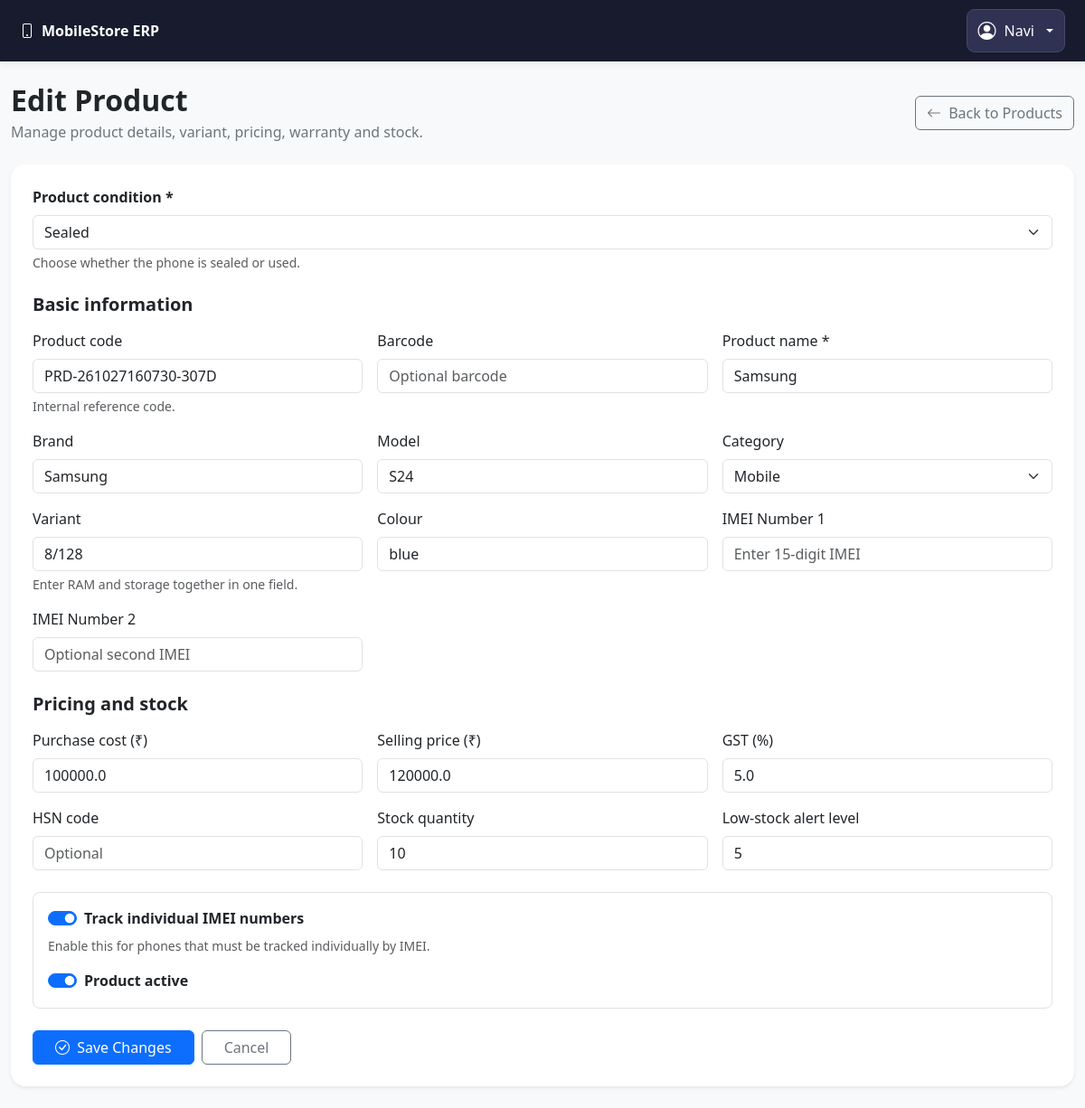
Before: /products/edit/5 (signed in) with the older database file.
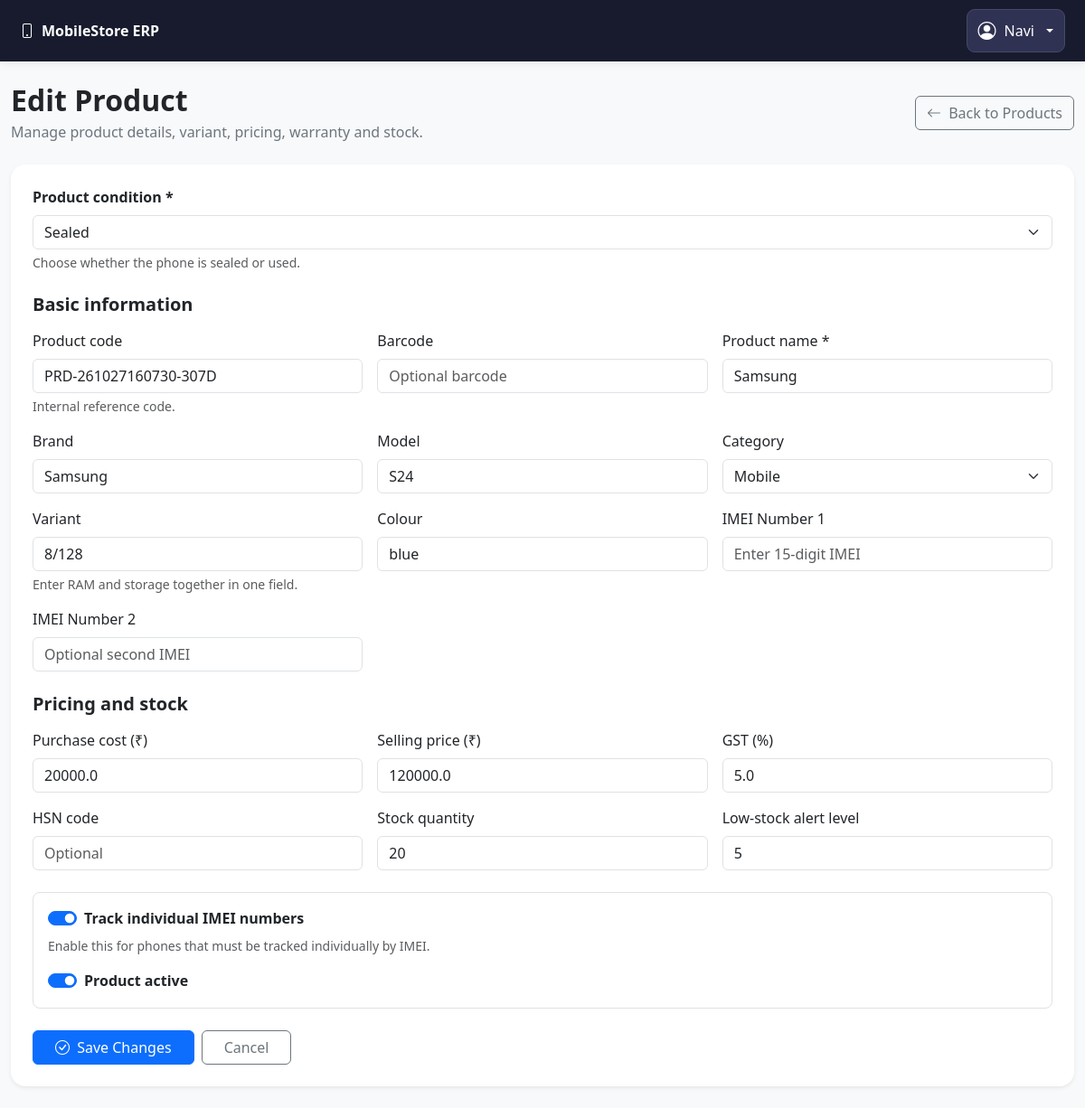
After: the same page with the newer database file.
### models.py (models this page shows, shortened)
class TimestampMixin:
    created_at = db.Column(db.DateTime(timezone=True), default=utc_now, nullable=False)
    updated_at = db.Column(
        db.DateTime(timezone=True), default=utc_now, onupdate=utc_now, nullable=False
    )

class Product(TimestampMixin, db.Model):
    __tablename__ = "products"
    id = db.Column(db.Integer, primary_key=True)
    product_code = db.Column(db.String(50), unique=True, nullable=False)
    barcode = db.Column(db.String(100), unique=True, nullable=True)
    name = db.Column(db.String(150), nullable=False, index=True)
    brand = db.Column(db.String(100))
    model = db.Column(db.String(100))
    category = db.Column(db.String(80), default="Mobile")
    variant = db.Column(db.String(100))
    color = db.Column(db.String(50))
    condition = db.Column(db.String(30), nullable=False, default="Sealed")
    used_grade = db.Column(db.String(30))
    warranty_months = db.Column(db.Integer, default=0)
    hsn_code = db.Column(db.String(30), nullable=True)
    gst_percent = db.Column(db.Float, default=0, nullable=False)
    cost_price = db.Column(db.Float, default=0, nullable=False)
    selling_price = db.Column(db.Float, default=0, nullable=False)
    stock_quantity = db.Column(db.Integer, default=0, nullable=False)
    reorder_level = db.Column(db.Integer, default=5, nullable=False)
    track_imei = db.Column(db.Boolean, default=True, nullable=False)
    is_active = db.Column(db.Boolean, default=True, nullable=False)
    imei_records = db.relationship("IMEIRecord", back_populates="product", lazy=True)

### app.py (the view, shortened to what this page needs)
    @app.route("/products/edit/<int:product_id>", methods=["GET", "POST"])
    @login_required
    def product_edit(product_id):
        product = db.session.get(Product, product_id)
        if product is None:
            flash("Product not found.", "danger")
            return redirect(url_for("products_list"))
        selected_type = product.condition or "Sealed"
        return render_template(
            "products/form.html",
            product=product,
            selected_type=selected_type,
        )

### templates/Products/Form.html (shortened to what the changed rows need)
{% extends "base.html" %}
{% block content %}
<div class="container-fluid py-4">
    <div class="d-flex flex-wrap justify-content-between align-items-center gap-3 mb-4">
        <div>
            <h2 class="fw-bold mb-1">
                {{ 'Edit Product' if product else ('Register Used Phone' if selected_type == 'Used' else 'Register Sealed Phone') }}
            </h2>
        </div>
    </div>
    <div class="card border-0 shadow-sm rounded-4">
        <div class="card-body p-4">
            <form method="POST"
                  action="{{ url_for('product_edit', product_id=product.id) if product else url_for('product_create') }}"
                  id="productForm">
                <div class="mb-4">
                    <label class="form-label fw-semibold" for="productType">
                        Product condition *
                    </label>
                    <select class="form-select"
                            name="condition"
                            id="productType"
                            required>
                        <option value="Sealed"
                            {% if (product.condition if product else selected_type) == 'Sealed' %}selected{% endif %}>
                            Sealed
                        </option>
                    </select>
                    <div class="form-text">
                        Choose whether the phone is sealed or used.
                    </div>
                </div>
                <div class="row g-3 mb-4">
                    <div class="col-md-4">
                        <label class="form-label" for="product_code">Product code</label>
                        <input class="form-control"
                               name="product_code"
                               id="product_code"
                               value="{{ product.product_code if product else '' }}"
                               placeholder="Generated automatically"
                               readonly>
                        <div class="form-text">Internal reference code.</div>
                    </div>
                    <div class="col-md-4">
                        <label class="form-label" for="name">Product name *</label>
                        <input class="form-control"
                               name="name"
                               id="name"
                               required
                               maxlength="150"
                               value="{{ product.name if product else '' }}"
                               placeholder="e.g. Samsung Galaxy A55">
                    </div>
                    <div class="col-md-4">
                        <label class="form-label" for="brand">Brand</label>
                        <input class="form-control"
                               name="brand"
                               id="brand"
                               value="{{ product.brand if product else '' }}"
                               placeholder="e.g. Samsung">
                    </div>
                    <div class="col-md-4">
                        <label class="form-label" for="model">Model</label>
                        <input class="form-control"
                               name="model"
                               id="model"
                               value="{{ product.model if product else '' }}"
                               placeholder="Model number">
                    </div>
                    <div class="col-md-4">
                        <label class="form-label" for="category">Category</label>
                        {% set selected_category = product.category if product else 'Mobile' %}
                        <select class="form-select" name="category" id="category">
                            {% for option in ['Mobile', 'Tablet', 'Accessory', 'Other'] %}
                            <option value="{{ option }}"
                                {% if selected_category == option %}selected{% endif %}>
                                {{ option }}
                            </option>
                            {% endfor %}
                        </select>
                    </div>
                    <div class="col-md-4">
                        <label class="form-label" for="variant">Variant</label>
                        <input class="form-control"
                               name="variant"
                               id="variant"
                               maxlength="100"
                               value="{{ product.variant if product and product.variant else '' }}"
                               placeholder="e.g. 8 GB RAM / 128 GB Storage">
                        <div class="form-text">
                            Enter RAM and storage together in one field.
                        </div>
                    </div>
                    <div class="col-md-4">
                        <label class="form-label" for="color">Colour</label>
                        <input class="form-control"
                               name="color"
                               id="color"
                               value="{{ product.color if product else '' }}"
                               placeholder="e.g. Black">
                    </div>
                </div>
                <div class="row g-3 mb-4">
                    <div class="col-md-4">
                        <label class="form-label" for="cost_price">
                            Purchase cost (₹)
                        </label>
                        <input type="number"
                               step="0.01"
                               min="0"
                               class="form-control"
                               name="cost_price"
                               id="cost_price"
                               value="{{ product.cost_price if product else 0 }}"
                               required>
                    </div>
                    <div class="col-md-4">
                        <label class="form-label" for="selling_price">
                            Selling price (₹)
                        </label>
                        <input type="number"
                               step="0.01"
                               min="0"
                               class="form-control"
                               name="selling_price"
                               id="selling_price"
                               value="{{ product.selling_price if product else 0 }}"
                               required>
                    </div>
                    <div class="col-md-4">
                        <label class="form-label" for="gst_percent">GST (%)</label>
                        <input type="number"
                               step="0.01"
                               min="0"
                               max="100"
                               class="form-control"
                               name="gst_percent"
                               id="gst_percent"
                               value="{{ product.gst_percent if product else 0 }}">
                    </div>
                    <div class="col-md-4">
                        <label class="form-label" for="stock_quantity">
                            Stock quantity
                        </label>
                        <input type="number"
                               min="0"
                               step="1"
                               class="form-control"
                               name="stock_quantity"
                               id="stock_quantity"
                               value="{{ product.stock_quantity if product else 0 }}"
                               required>
                    </div>
                    <div class="col-md-4">
                        <label class="form-label" for="reorder_level">
                            Low-stock alert level
                        </label>
                        <input type="number"
                               min="0"
                               step="1"
                               class="form-control"
                               name="reorder_level"
                               id="reorder_level"
                               value="{{ product.reorder_level if product else 5 }}">
                    </div>
                </div>
                <div class="border rounded-3 p-3 mb-4">
                    <div class="form-check form-switch mb-2">
                        <input class="form-check-input"
                               type="checkbox"
                               role="switch"
                               name="track_imei"
                               id="track_imei"
                               {% if product is none or product.track_imei %}checked{% endif %}>
                        <label class="form-check-label fw-semibold" for="track_imei">
                            Track individual IMEI numbers
                        </label>
                    </div>
                    <div class="form-check form-switch mt-3">
                        <input class="form-check-input"
                               type="checkbox"
                               role="switch"
                               name="is_active"
                               id="is_active"
                               {% if product is none or product.is_active %}checked{% endif %}>
                        <label class="form-check-label fw-semibold" for="is_active">
                            Product active
                        </label>
                    </div>
                </div>
            </form>
        </div>
    </div>
</div>
{% endblock %}

Changed rows visible on the page:
changed Product "Sealed": cost_price "100000.0" → "20000.0"; stock_quantity "10" → "20"
